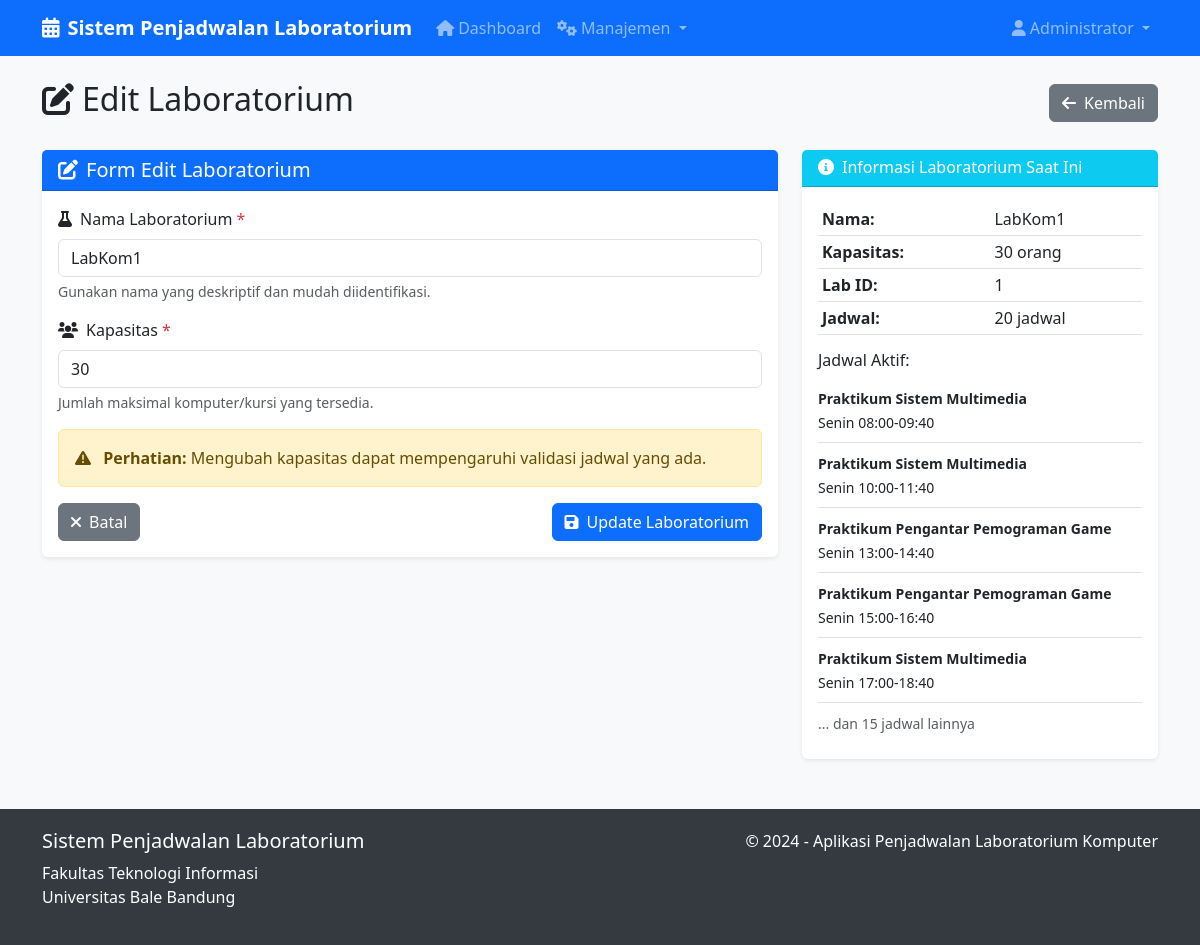
Page /labs/edit/1 (signed in) on the earlier database version.
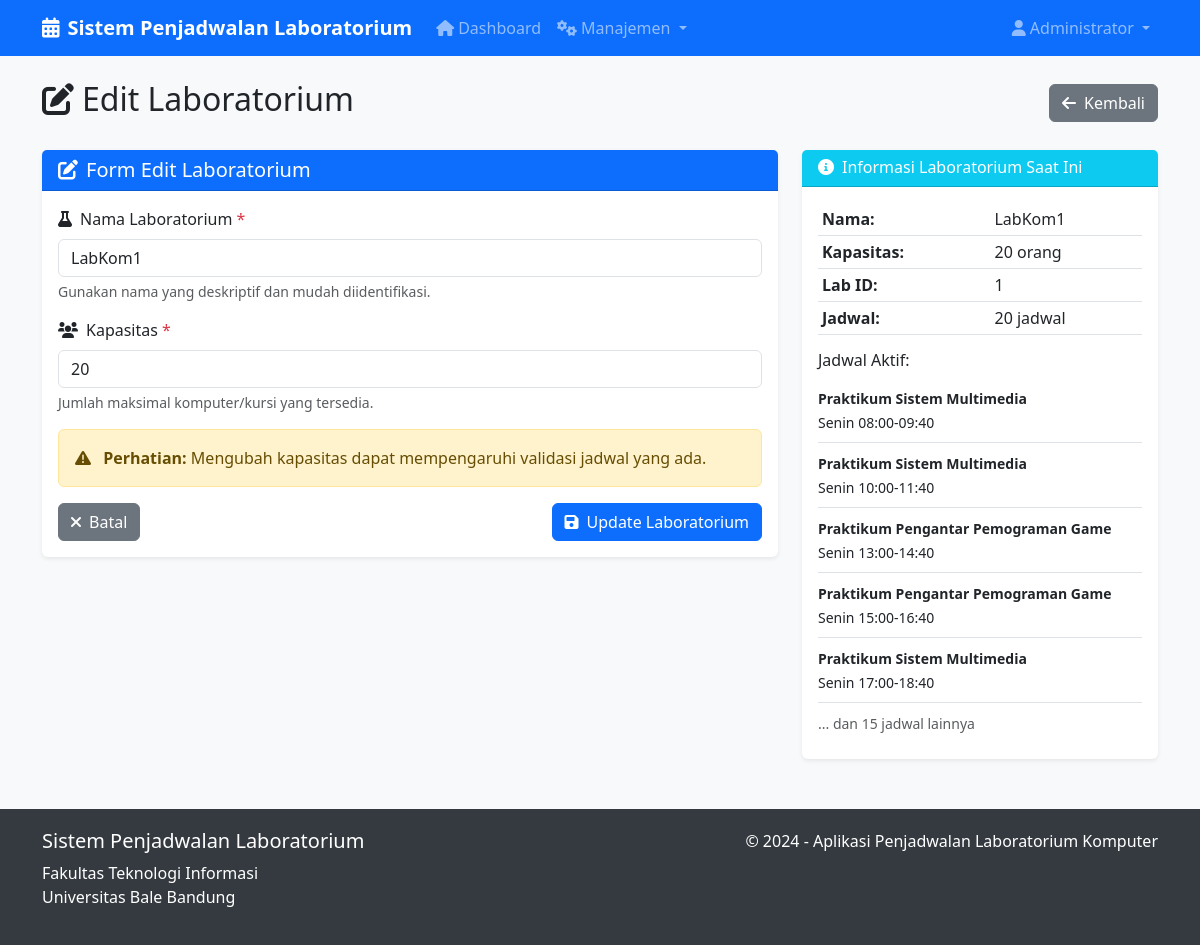
Same page on the later database version.
### app.py (models this page shows)
class Lab(db.Model):
    id = db.Column(db.Integer, primary_key=True)
    lab_name = db.Column(db.String(50), nullable=False)
    capacity = db.Column(db.Integer, nullable=False)
    schedules = db.relationship('Schedule', backref='laboratory', lazy=True)

### app.py (the view)
@app.route('/labs/edit/<int:id>', methods=['GET', 'POST'])
@role_required('admin', 'staff')
def edit_lab(id):
    lab = Lab.query.get_or_404(id)
    if request.method == 'POST':
        lab.lab_name = request.form['lab_name']
        lab.capacity = request.form['capacity']
        db.session.commit()
        flash('Laboratorium berhasil diperbarui!', 'success')
        return redirect(url_for('labs'))
    return render_template('edit_lab.html', lab=lab)

### app.py (called while the page is built)
def role_required(*roles):
    def decorator(f):
        from functools import wraps
        @wraps(f)
        def decorated_function(*args, **kwargs):
            if 'user_id' not in session:
                flash('Silakan login terlebih dahulu', 'danger')
                return redirect(url_for('login'))
            user = User.query.get(session['user_id'])
            if user.role not in roles:
                flash('Anda tidak memiliki akses ke halaman ini', 'danger')
                return redirect(url_for('dashboard'))
            return f(*args, **kwargs)
        return decorated_function
    return decorator

### templates/edit_lab.html (shortened to what the changed rows need)
{% extends "base.html" %}
{% block content %}
<div class="row">
    <div class="col-12">
        <div class="d-flex justify-content-between align-items-center mb-4">
            <h2><i class="fas fa-edit me-2"></i>Edit Laboratorium</h2>
        </div>
    </div>
</div>
<div class="row">
    <div class="col-md-8">
        <div class="card">
            <div class="card-body">
                <form method="POST">
                    <div class="mb-3">
                        <label for="lab_name" class="form-label">
                            <i class="fas fa-flask me-2"></i>Nama Laboratorium <span class="text-danger">*</span>
                        </label>
                        <input type="text" class="form-control" id="lab_name" name="lab_name"
                               value="{{ lab.lab_name }}" required>
                        <div class="form-text">Gunakan nama yang deskriptif dan mudah diidentifikasi.</div>
                    </div>
                    <div class="mb-3">
                        <label for="capacity" class="form-label">
                            <i class="fas fa-users me-2"></i>Kapasitas <span class="text-danger">*</span>
                        </label>
                        <input type="number" class="form-control" id="capacity" name="capacity"
                               value="{{ lab.capacity }}" required min="1" max="100">
                        <div class="form-text">Jumlah maksimal komputer/kursi yang tersedia.</div>
                    </div>
                </form>
            </div>
        </div>
    </div>
    <div class="col-md-4">
        <div class="card">
            <div class="card-body">
                <table class="table table-sm">
                    <tr>
                        <td><strong>Nama:</strong></td>
                        <td>{{ lab.lab_name }}</td>
                    </tr>
                    <tr>
                        <td><strong>Kapasitas:</strong></td>
                        <td>{{ lab.capacity }} orang</td>
                    </tr>
                    <tr>
                        <td><strong>Lab ID:</strong></td>
                        <td>{{ lab.id }}</td>
                    </tr>
                </table>
            </div>
        </div>
    </div>
</div>
{% endblock %}

Differences in the rows shown:
changed Lab "LabKom1": capacity "30" → "20"
